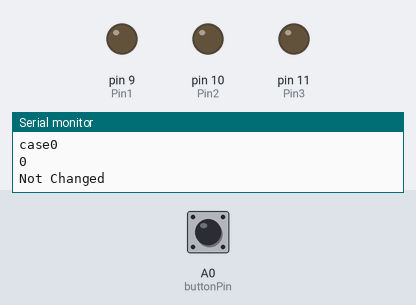
Bench run of a sketch on a simulated Arduino Uno, built with avr-gcc and run on an emulated ATmega328P. On the bench: output pins drawn as LEDs (lit = HIGH), the last lines printed to the serial monitor. The test bench sets the inputs (shaded band); at power-on: A0 (buttonPin) LOW.

Above: at 1.2 s.
1.3 s: A0 (buttonPin) pulled HIGH for 0.15 s
At 2.2 s:
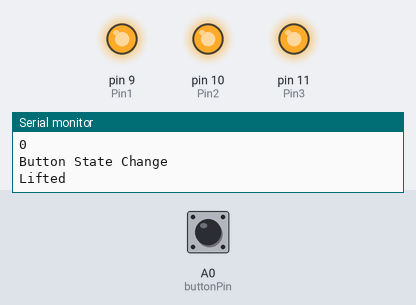
3.3 s: A0 (buttonPin) pulled HIGH for 1 s
At 4.4 s:
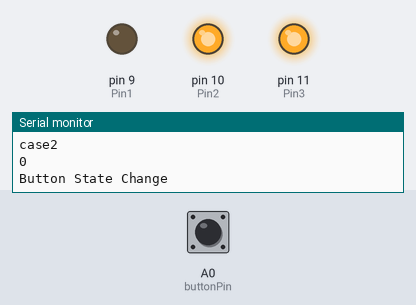
5.8 s: A0 (buttonPin) pulled HIGH for 0.15 s
At 6.6 s:
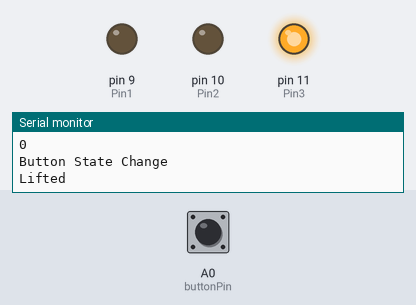
7.8 s: A0 (buttonPin) pulled HIGH for 3.2 s
At 9.7 s:
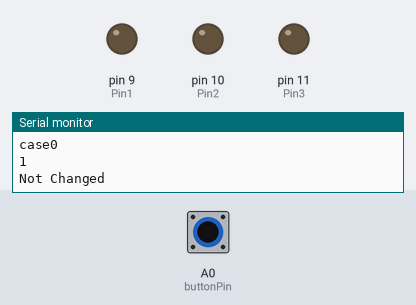
Timing chart, 0 to 11.2 s (numbered marks = the images above; inputs shaded):
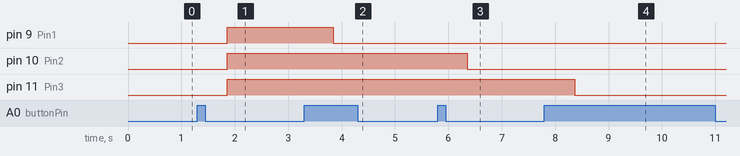

Measured:
- after the input at 1.3 s, pin 9 (Pin1), pin 10 (Pin2), pin 11 (Pin3): LOW → HIGH after 0.56 s
- after the input at 3.3 s, pin 9 (Pin1): HIGH → LOW after 0.55 s
- after the input at 5.8 s, pin 10 (Pin2): HIGH → LOW after 0.55 s
- after the input at 7.8 s, pin 11 (Pin3): HIGH → LOW after 0.56 s

The sketch:

sketch_feb06c.ino
```cpp
const int  buttonPin = A0;
const int Pin3=11;
const int Pin2=10;
const int Pin1=9;
// Variables will change:
int buttonPushCounter = 0;
int buttonState = 0;
int lastButtonState = 0;
int Val=0;

void setup() {
  pinMode(buttonPin, INPUT);
  pinMode(Pin1,OUTPUT);
  pinMode(Pin2,OUTPUT);
  pinMode(Pin3,OUTPUT);
  Serial.begin(9600);
  lastButtonState=LOW;
}


void loop() {
  buttonState = digitalRead(buttonPin);
  Serial.println(buttonState);
  if (buttonState != lastButtonState) {
    Serial.println("Button State Change");
    if (buttonState == HIGH) {
      buttonPushCounter++;
      Serial.println("Button pushed");
    }
    else if(buttonState ==LOW){
      Serial.println("Lifted");
    }
    delay(500);
  }
  else{
    Serial.println("Not Changed");
  }
  lastButtonState = buttonState;

  Val=buttonPushCounter%4;

  Write();
}

void Write(){
  if(Val==0){
    //none
    digitalWrite(Pin1,LOW);
    digitalWrite(Pin2,LOW);
    digitalWrite(Pin3,LOW);
    Serial.println("case0");
  }
  else if(Val==1){
    //all
    digitalWrite(Pin1,HIGH);
    digitalWrite(Pin2,HIGH);
    digitalWrite(Pin3,HIGH);
    Serial.println("case1");
  }
  else if(Val==2){
    // 2
    digitalWrite(Pin1,LOW);
    digitalWrite(Pin2,HIGH);
    digitalWrite(Pin3,HIGH);
    Serial.println("case2");
  }
  else if(Val==3){
    // 1
    digitalWrite(Pin1,LOW);
    digitalWrite(Pin2,LOW);
    digitalWrite(Pin3,HIGH);
    Serial.println("case3");
  }
}
```
